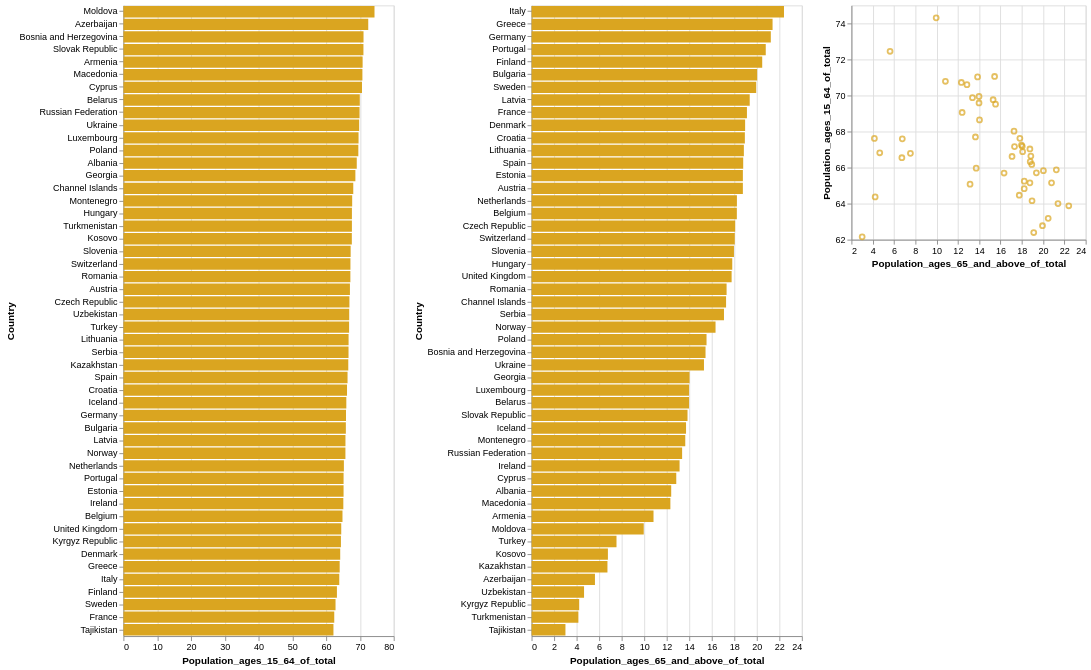

Here is the Vega-Lite specification saved for this chart:
### Vega-Lite specification from a JSON file in a GitHub repository (floating-point values rounded to 4 significant figures)
{"$schema": "https://vega.github.io/schema/vega-lite/v4.json", "data": {"values": [{"Code": "ALB", "Country": "Albania", "Population_ages_15_64_of_total": 69.06, "Population_ages_65_and_above_of_total": 12.4}, {"Code": "ARM", "Country": "Armenia", "Population_ages_15_64_of_total": 70.79, "Population_ages_65_and_above_of_total": 10.83}, {"Code": "AUT", "Country": "Austria", "Population_ages_15_64_of_total": 67.03, "Population_ages_65_and_above_of_total": 18.76}, {"Code": "AZE", "Country": "Azerbaijan", "Population_ages_15_64_of_total": 72.46, "Population_ages_65_and_above_of_total": 5.626}, {"Code": "BLR", "Country": "Belarus", "Population_ages_15_64_of_total": 69.95, "Population_ages_65_and_above_of_total": 13.98}, {"Code": "BEL", "Country": "Belgium", "Population_ages_15_64_of_total": 64.83, "Population_ages_65_and_above_of_total": 18.22}, {"Code": "BIH", "Country": "Bosnia and Herzegovina", "Population_ages_15_64_of_total": 71.06, "Population_ages_65_and_above_of_total": 15.44}, {"Code": "BGR", "Country": "Bulgaria", "Population_ages_15_64_of_total": 65.83, "Population_ages_65_and_above_of_total": 20.03}, {"Code": "CHI", "Country": "Channel Islands", "Population_ages_15_64_of_total": 68.02, "Population_ages_65_and_above_of_total": 17.27}, {"Code": "HRV", "Country": "Croatia", "Population_ages_15_64_of_total": 66.17, "Population_ages_65_and_above_of_total": 18.94}, {"Code": "CYP", "Country": "Cyprus", "Population_ages_15_64_of_total": 70.6, "Population_ages_65_and_above_of_total": 12.85}, {"Code": "CZE", "Country": "Czech Republic", "Population_ages_15_64_of_total": 66.88, "Population_ages_65_and_above_of_total": 18.08}, {"Code": "DNK", "Country": "Denmark", "Population_ages_15_64_of_total": 64.16, "Population_ages_65_and_above_of_total": 18.96}, {"Code": "EST", "Country": "Estonia", "Population_ages_15_64_of_total": 65.15, "Population_ages_65_and_above_of_total": 18.76}, {"Code": "FIN", "Country": "Finland", "Population_ages_15_64_of_total": 63.18, "Population_ages_65_and_above_of_total": 20.48}, {"Code": "FRA", "Country": "France", "Population_ages_15_64_of_total": 62.4, "Population_ages_65_and_above_of_total": 19.12}, {"Code": "GEO", "Country": "Georgia", "Population_ages_15_64_of_total": 68.65, "Population_ages_65_and_above_of_total": 14.03}, {"Code": "DEU", "Country": "Germany", "Population_ages_15_64_of_total": 65.87, "Population_ages_65_and_above_of_total": 21.24}, {"Code": "GRC", "Country": "Greece", "Population_ages_15_64_of_total": 64.0, "Population_ages_65_and_above_of_total": 21.4}, {"Code": "HUN", "Country": "Hungary", "Population_ages_15_64_of_total": 67.62, "Population_ages_65_and_above_of_total": 17.82}, {"Code": "ISL", "Country": "Iceland", "Population_ages_15_64_of_total": 65.97, "Population_ages_65_and_above_of_total": 13.71}, {"Code": "IRL", "Country": "Ireland", "Population_ages_15_64_of_total": 65.08, "Population_ages_65_and_above_of_total": 13.14}, {"Code": "ITA", "Country": "Italy", "Population_ages_15_64_of_total": 63.88, "Population_ages_65_and_above_of_total": 22.41}, {"Code": "KAZ", "Country": "Kazakhstan", "Population_ages_15_64_of_total": 66.55, "Population_ages_65_and_above_of_total": 6.736}, {"Code": "XKX", "Country": "Kosovo", "Population_ages_15_64_of_total": 67.6, "Population_ages_65_and_above_of_total": 6.776}, {"Code": "KGZ", "Country": "Kyrgyz Republic", "Population_ages_15_64_of_total": 64.37, "Population_ages_65_and_above_of_total": 4.227}, {"Code": "LVA", "Country": "Latvia", "Population_ages_15_64_of_total": 65.71, "Population_ages_65_and_above_of_total": 19.37}, {"Code": "LTU", "Country": "Lithuania", "Population_ages_15_64_of_total": 66.64, "Population_ages_65_and_above_of_total": 18.85}, {"Code": "LUX", "Country": "Luxembourg", "Population_ages_15_64_of_total": 69.58, "Population_ages_65_and_above_of_total": 13.98}, {"Code": "MDA", "Country": "Moldova", "Population_ages_15_64_of_total": 74.31, "Population_ages_65_and_above_of_total": 9.958}, {"Code": "MNE", "Country": "Montenegro", "Population_ages_15_64_of_total": 67.7, "Population_ages_65_and_above_of_total": 13.65}, {"Code": "NLD", "Country": "Netherlands", "Population_ages_15_64_of_total": 65.25, "Population_ages_65_and_above_of_total": 18.23}, {"Code": "NOR", "Country": "Norway", "Population_ages_15_64_of_total": 65.7, "Population_ages_65_and_above_of_total": 16.33}, {"Code": "POL", "Country": "Poland", "Population_ages_15_64_of_total": 69.52, "Population_ages_65_and_above_of_total": 15.53}, {"Code": "PRT", "Country": "Portugal", "Population_ages_15_64_of_total": 65.16, "Population_ages_65_and_above_of_total": 20.79}, {"Code": "ROU", "Country": "Romania", "Population_ages_15_64_of_total": 67.17, "Population_ages_65_and_above_of_total": 17.31}, {"Code": "RUS", "Country": "Russian Federation", "Population_ages_15_64_of_total": 69.88, "Population_ages_65_and_above_of_total": 13.37}, {"Code": "SRB", "Country": "Serbia", "Population_ages_15_64_of_total": 66.62, "Population_ages_65_and_above_of_total": 17.08}, {"Code": "SVK", "Country": "Slovak Republic", "Population_ages_15_64_of_total": 71.03, "Population_ages_65_and_above_of_total": 13.85}, {"Code": "SVN", "Country": "Slovenia", "Population_ages_15_64_of_total": 67.25, "Population_ages_65_and_above_of_total": 17.97}, {"Code": "ESP", "Country": "Spain", "Population_ages_15_64_of_total": 66.33, "Population_ages_65_and_above_of_total": 18.79}, {"Code": "SWE", "Country": "Sweden", "Population_ages_15_64_of_total": 62.77, "Population_ages_65_and_above_of_total": 19.94}, {"Code": "CHE", "Country": "Switzerland", "Population_ages_15_64_of_total": 67.18, "Population_ages_65_and_above_of_total": 18.04}, {"Code": "TJK", "Country": "Tajikistan", "Population_ages_15_64_of_total": 62.16, "Population_ages_65_and_above_of_total": 3.006}, {"Code": "TUR", "Country": "Turkey", "Population_ages_15_64_of_total": 66.79, "Population_ages_65_and_above_of_total": 7.539}, {"Code": "TKM", "Country": "Turkmenistan", "Population_ages_15_64_of_total": 67.62, "Population_ages_65_and_above_of_total": 4.155}, {"Code": "UKR", "Country": "Ukraine", "Population_ages_15_64_of_total": 69.77, "Population_ages_65_and_above_of_total": 15.31}, {"Code": "GBR", "Country": "United Kingdom", "Population_ages_15_64_of_total": 64.47, "Population_ages_65_and_above_of_total": 17.76}, {"Code": "UZB", "Country": "Uzbekistan", "Population_ages_15_64_of_total": 66.82, "Population_ages_65_and_above_of_total": 4.658}, {"Code": "MKD", "Country": "Macedonia", "Population_ages_15_64_of_total": 70.72, "Population_ages_65_and_above_of_total": 12.32}]}, "hconcat": [{"mark": "bar", "height": 700, "selection": {"brush": {"type": "interval", "encodings": ["y"]}}, "encoding": {"y": {"field": "Country", "type": "ordinal", "sort": "-x"}, "x": {"field": "Population_ages_15_64_of_total", "type": "quantitative"}, "color": {"condition": {"selection": {"not": "brush"}, "value": "steelblue"}, "value": "goldenrod"}}}, {"mark": "bar", "height": 700, "selection": {"brush": {"type": "interval", "encodings": ["y"]}}, "encoding": {"y": {"field": "Country", "type": "ordinal", "sort": "-x"}, "x": {"field": "Population_ages_65_and_above_of_total", "type": "quantitative"}, "color": {"condition": {"selection": {"not": "brush"}, "value": "steelblue"}, "value": "goldenrod"}}}, {"mark": "point", "width": 260, "height": 260, "selection": {"brush": {"type": "interval"}}, "encoding": {"y": {"field": "Population_ages_15_64_of_total", "type": "quantitative", "scale": {"zero": false}}, "x": {"field": "Population_ages_65_and_above_of_total", "type": "quantitative", "scale": {"zero": false}}, "color": {"condition": {"selection": {"not": "brush"}, "value": "steelblue"}, "value": "goldenrod"}}}]}
